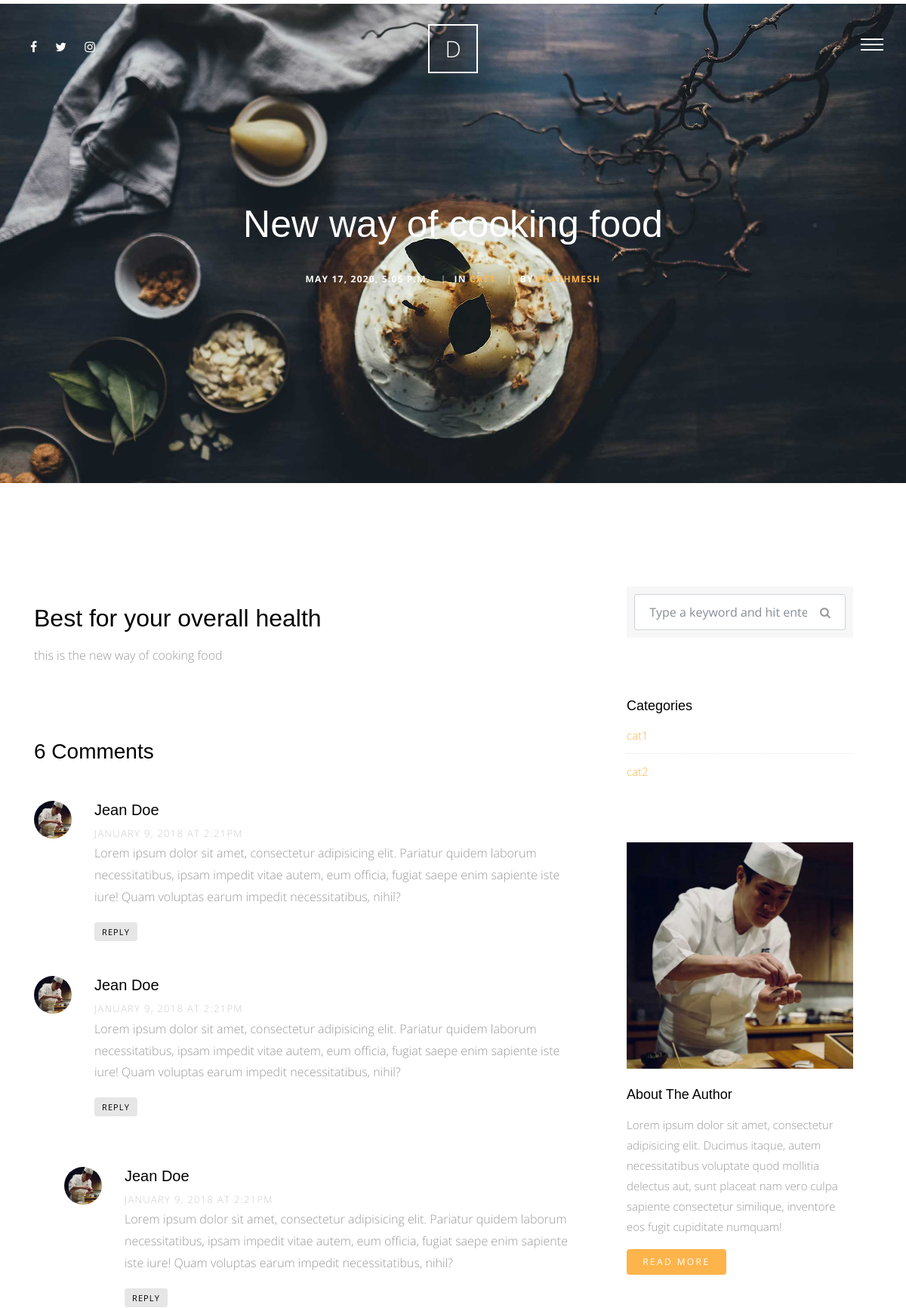
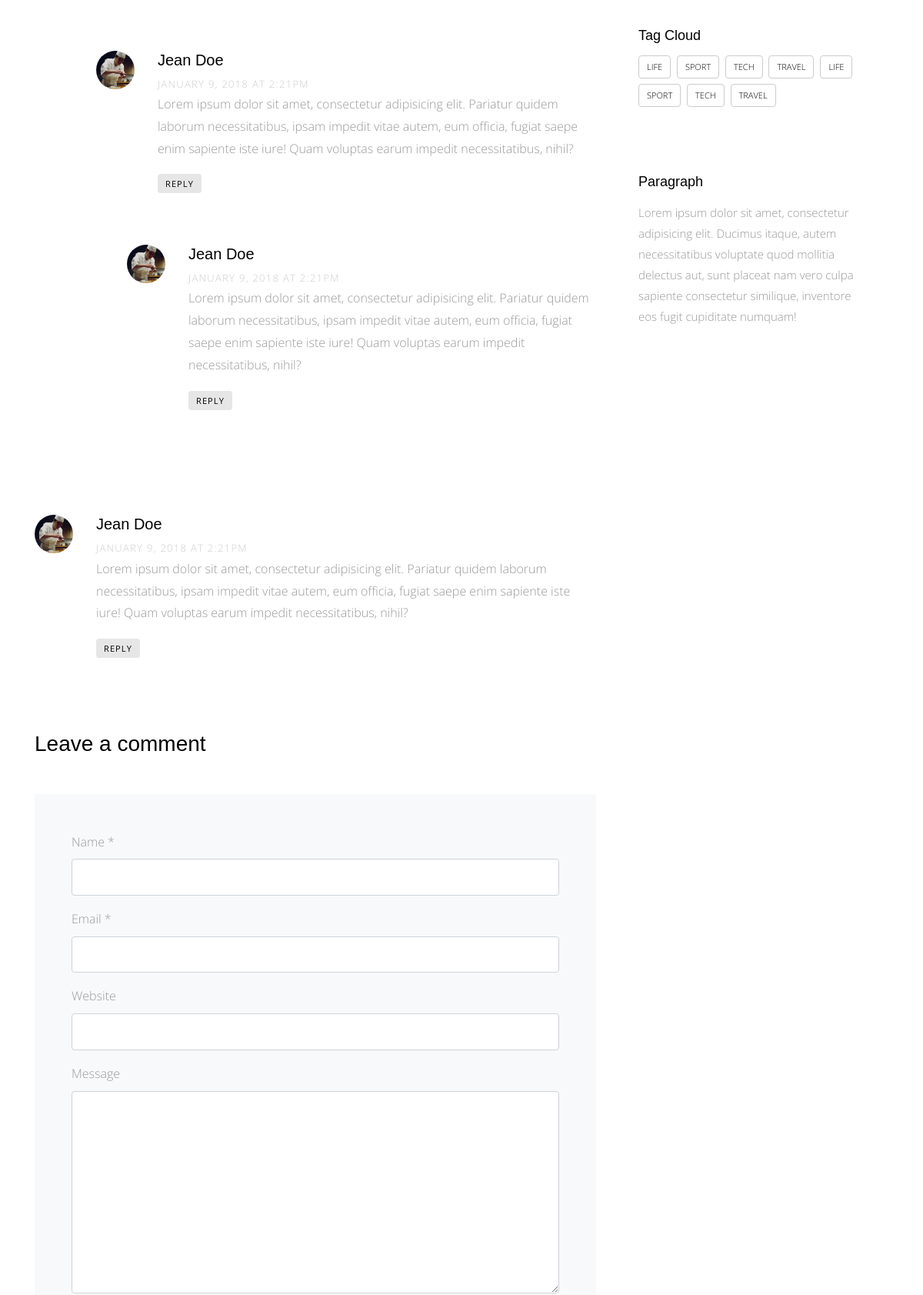
The page /blog/1 (upper part) on the database its author committed (2 pictures, top to bottom).
### blog/models.py (models this page shows, shortened)
class Post(models.Model):
    title = models.CharField(max_length=50)
    content = models.TextField()
    author = models.ForeignKey(User, default='', on_delete=models.CASCADE,)
    image = models.ImageField(upload_to='blog/', null=True, blank=True)
    tag = TaggableManager(blank=True)
    category = models.ForeignKey("Category", on_delete=models.SET_NULL, null=True)
    created = models.DateTimeField(default=timezone.now)

class Category(models.Model):
    category_name = models.CharField(max_length=50)
    def __str__(self):
        return self.category_name
    class Meta:
        verbose_name_plural = 'Categories'

### blog/views.py (the view)
# urls.py: path('<int:id>', views.post_detail, name='post_detail')
def post_detail(request, id):
    post_detail = Post.objects.get(id=id)
    categories = Category.objects.all()
    tags = Post.objects.all()
    context = {'post_detail': post_detail,
               'categories': categories,
               'tags': tags}
    return render(request, 'Post/post_detail.html', context)

### blog/templates/Post/post_detail.html (shortened to what this page needs)
{% load static %}
<!doctype html>
<html lang="en">
  <head>
    <link rel="stylesheet" href="{% static 'sites_static/css/bootstrap.css' %}">
    <link rel="stylesheet" href="{% static 'sites_static/css/animate.css' %}">
    <link rel="stylesheet" href="{% static 'sites_static/css/owl.carousel.min.css' %}">
    <link rel="stylesheet" href="{% static 'sites_static/css/magnific-popup.css' %}">
    <link rel="stylesheet" href="{% static 'sites_static/css/aos.css' %}">
    <link rel="stylesheet" href="{% static 'sites_static/css/bootstrap-datepicker.css' %}">
    <link rel="stylesheet" href="{% static 'sites_static/css/jquery.timepicker.css' %}">
    <link rel="stylesheet" href="{% static 'sites_static/fonts/ionicons/css/ionicons.min.css' %}">
    <link rel="stylesheet" href="{% static 'sites_static/fonts/fontawesome/css/font-awesome.min.css' %}">
    <link rel="stylesheet" href="{% static 'sites_static/fonts/flaticon/font/flaticon.css' %}">
    <link rel="stylesheet" href="{% static 'sites_static/css/style.css' %}">
  </head>
  <body>
    <div class="site-wrap">
      <header class="site-header">
        <div class="row align-items-center">
          <div class="col-5 col-md-3">
             <ul class="list-unstyled social">
              <li><a href="#"><span class="fa fa-facebook"></span></a></li>
              <li><a href="#"><span class="fa fa-twitter"></span></a></li>
              <li><a href="#"><span class="fa fa-instagram"></span></a></li>
            </ul>
          </div>
          <div class="col-2 col-md-6 text-center">
            <a href="index.html" class="site-logo">D</a>
          </div>
          <div class="col-5 col-md-3 text-right menu-burger-wrap">
            <a href="#" class="site-nav-toggle js-site-nav-toggle"><i></i></a>
          </div>
        </div>
      </header>
      <div class="main-wrap">
        <div class="cover_1 cover_sm">
          <div class="img_bg" style="background-image: url({% static 'sites_static/img/slider-1.jpg' %});" data-stellar-background-ratio="0.5">
            <div class="container">
              <div class="row align-items-center justify-content-center">
                <div class="col-md-7 text-center" data-aos="fade-up">
                  <h2 class="heading mb-4">{{ post_detail.title }}</h2>
                  <div class="post-info">
                    <div class="date-info">{{ post_detail.created }}</div>
                    <div class="category-info"><span class="seperator">|</span>In <a href="#" data-title="View all posts in Lifestyle" title="View all posts in Lifestyle">{{ post_detail.category }}</a></div>
                    <div class="author-info"><span class="seperator">|</span>By <a href="#">{{ post_detail.author }}</a></div>
                  </div>
                </div>
              </div>
            </div>
          </div>
        </div>
       <div class="section">
          <div class="container">
            <div class="row">
              <div class="col-md-8">
                <h2 class="mb-3 mt-5">Best for your overall health</h2>
                <p>{{ post_detail.content }}</p>
                <div class="pt-5 mt-5">
                  <h3 class="mb-5">6 Comments</h3>
                  <ul class="comment-list">
                    <li class="comment">
                      <div class="vcard bio">
                        <img src="img/person_1.jpg" alt="Image placeholder">
                      </div>
                      <div class="comment-body">
                        <h3>Jean Doe</h3>
                        <div class="meta">January 9, 2018 at 2:21pm</div>
                        <p>Lorem ipsum dolor sit amet, consectetur adipisicing elit. Pariatur quidem laborum necessitatibus, ipsam impedit vitae autem, eum officia, fugiat saepe enim sapiente iste iure! Quam voluptas earum impedit necessitatibus, nihil?</p>
                        <p><a href="#" class="reply">Reply</a></p>
                      </div>
                    </li>
                    <li class="comment">
                      <div class="vcard bio">
                        <img src="img/person_1.jpg" alt="Image placeholder">
                      </div>
                      <div class="comment-body">
                        <h3>Jean Doe</h3>
                        <div class="meta">January 9, 2018 at 2:21pm</div>
                        <p>Lorem ipsum dolor sit amet, consectetur adipisicing elit. Pariatur quidem laborum necessitatibus, ipsam impedit vitae autem, eum officia, fugiat saepe enim sapiente iste iure! Quam voluptas earum impedit necessitatibus, nihil?</p>
                        <p><a href="#" class="reply">Reply</a></p>
                      </div>
                      <ul class="children">
                        <li class="comment">
                          <div class="vcard bio">
                            <img src="img/person_1.jpg" alt="Image placeholder">
                          </div>
                          <div class="comment-body">
                            <h3>Jean Doe</h3>
                            <div class="meta">January 9, 2018 at 2:21pm</div>
                            <p>Lorem ipsum dolor sit amet, consectetur adipisicing elit. Pariatur quidem laborum necessitatibus, ipsam impedit vitae autem, eum officia, fugiat saepe enim sapiente iste iure! Quam voluptas earum impedit necessitatibus, nihil?</p>
                            <p><a href="#" class="reply">Reply</a></p>
                          </div>
                          <ul class="children">
                            <li class="comment">
                              <div class="vcard bio">
                                <img src="img/person_1.jpg" alt="Image placeholder">
                              </div>
                              <div class="comment-body">
                                <h3>Jean Doe</h3>
                                <div class="meta">January 9, 2018 at 2:21pm</div>
                                <p>Lorem ipsum dolor sit amet, consectetur adipisicing elit. Pariatur quidem laborum necessitatibus, ipsam impedit vitae autem, eum officia, fugiat saepe enim sapiente iste iure! Quam voluptas earum impedit necessitatibus, nihil?</p>
                                <p><a href="#" class="reply">Reply</a></p>
                              </div>
                                <ul class="children">
                                  <li class="comment">
                                    <div class="vcard bio">
                                      <img src="img/person_1.jpg" alt="Image placeholder">
                                    </div>
                                    <div class="comment-body">
                                      <h3>Jean Doe</h3>
                                      <div class="meta">January 9, 2018 at 2:21pm</div>
                                      <p>Lorem ipsum dolor sit amet, consectetur adipisicing elit. Pariatur quidem laborum necessitatibus, ipsam impedit vitae autem, eum officia, fugiat saepe enim sapiente iste iure! Quam voluptas earum impedit necessitatibus, nihil?</p>
                                      <p><a href="#" class="reply">Reply</a></p>
                                    </div>
                                  </li>
                                </ul>
                            </li>
                          </ul>
                        </li>
                      </ul>
                    </li>
                    <li class="comment">
                      <div class="vcard bio">
                        <img src="img/person_1.jpg" alt="Image placeholder">
                      </div>
                      <div class="comment-body">
                        <h3>Jean Doe</h3>
                        <div class="meta">January 9, 2018 at 2:21pm</div>
                        <p>Lorem ipsum dolor sit amet, consectetur adipisicing elit. Pariatur quidem laborum necessitatibus, ipsam impedit vitae autem, eum officia, fugiat saepe enim sapiente iste iure! Quam voluptas earum impedit necessitatibus, nihil?</p>
                        <p><a href="#" class="reply">Reply</a></p>
                      </div>
                    </li>
                  </ul>
                  <div class="comment-form-wrap pt-5">
                    <h3 class="mb-5">Leave a comment</h3>
                    <form action="#" class="p-5 bg-light">
                      <div class="form-group">
                        <label for="name">Name *</label>
                        <input type="text" class="form-control" id="name">
                      </div>
                      <div class="form-group">
                        <label for="email">Email *</label>
                        <input type="email" class="form-control" id="email">
                      </div>
                      <div class="form-group">
                        <label for="website">Website</label>
                        <input type="url" class="form-control" id="website">
                      </div>
                      <div class="form-group">
                        <label for="message">Message</label>
                        <textarea name="" id="message" cols="30" rows="10" class="form-control"></textarea>
                      </div>
                    </form>
                  </div>
                </div>
              </div>
              <div class="col-md-4 sidebar">
                <div class="sidebar-box">
                  <form action="#" class="search-form">
                    <div class="form-group">
                      <span class="icon fa fa-search"></span>
                      <input type="text" class="form-control" placeholder="Type a keyword and hit enter">
                    </div>
                  </form>
                </div>
                <div class="sidebar-box">
                  <div class="categories">
                    <h3>Categories</h3>
                    {% for category in categories %}
                      <li><a href="">{{ category.category_name }}</a></li>
                      {% endfor %}
                  </div>
                </div>
                <div class="sidebar-box">
                  <img src="img/person_1.jpg" alt="Image placeholder" class="img-fluid mb-4">
                  <h3>About The Author</h3>
                  <p>Lorem ipsum dolor sit amet, consectetur adipisicing elit. Ducimus itaque, autem necessitatibus voluptate quod mollitia delectus aut, sunt placeat nam vero culpa sapiente consectetur similique, inventore eos fugit cupiditate numquam!</p>
                  <p><a href="#" class="btn btn-primary btn-sm">Read More</a></p>
                </div>
                <div class="sidebar-box">
                  <h3>Tag Cloud</h3>
                  <div class="tagcloud">
                    <a href="#" class="tag-cloud-link">Life</a>
                    <a href="#" class="tag-cloud-link">Sport</a>
                    <a href="#" class="tag-cloud-link">Tech</a>
                    <a href="#" class="tag-cloud-link">Travel</a>
                    <a href="#" class="tag-cloud-link">Life</a>
                    <a href="#" class="tag-cloud-link">Sport</a>
                    <a href="#" class="tag-cloud-link">Tech</a>
                    <a href="#" class="tag-cloud-link">Travel</a>
                  </div>
                </div>
                <div class="sidebar-box">
                  <h3>Paragraph</h3>
                  <p>Lorem ipsum dolor sit amet, consectetur adipisicing elit. Ducimus itaque, autem necessitatibus voluptate quod mollitia delectus aut, sunt placeat nam vero culpa sapiente consectetur similique, inventore eos fugit cupiditate numquam!</p>
                </div>
              </div>
            </div>
          </div>
        </div>
      </div>
    </div>
  </body>
</html>

### rows shown on the page
Post: title "New way of cooking food", created "MAY 17, 2020, 5:05 P.M.", category "CAT1", author "PRATHMESH", content "this is the new way of cooking food"
Category: category_name "cat1"
Category: category_name "cat2"
